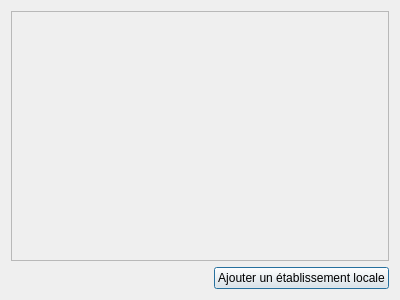
<?xml version="1.0" encoding="UTF-8"?>
<ui version="4.0">
 <class>Dialog</class>
 <widget class="QDialog" name="Dialog">
  <property name="geometry">
   <rect>
    <x>0</x>
    <y>0</y>
    <width>400</width>
    <height>300</height>
   </rect>
  </property>
  <property name="windowTitle">
   <string>Dialogue</string>
  </property>
  <layout class="QVBoxLayout" name="verticalLayout">
   <item>
    <widget class="QScrollArea" name="scrollArea">
     <property name="widgetResizable">
      <bool>true</bool>
     </property>
     <widget class="QWidget" name="scrollAreaWidgetContents">
      <property name="geometry">
       <rect>
        <x>0</x>
        <y>0</y>
        <width>370</width>
        <height>220</height>
       </rect>
      </property>
      <layout class="QVBoxLayout" name="scrollLayout"/>
     </widget>
    </widget>
   </item>
   <item>
    <layout class="QHBoxLayout" name="horizontalLayout">
     <item>
      <spacer name="horizontalSpacer">
       <property name="orientation">
        <enum>Qt::Horizontal</enum>
       </property>
       <property name="sizeHint" stdset="0">
        <size>
         <width>40</width>
         <height>20</height>
        </size>
       </property>
      </spacer>
     </item>
     <item>
      <widget class="QPushButton" name="uploadButton">
       <property name="text">
        <string>Ajouter un établissement locale</string>
       </property>
      </widget>
     </item>
    </layout>
   </item>
  </layout>
 </widget>
 <resources/>
 <connections/>
</ui>
